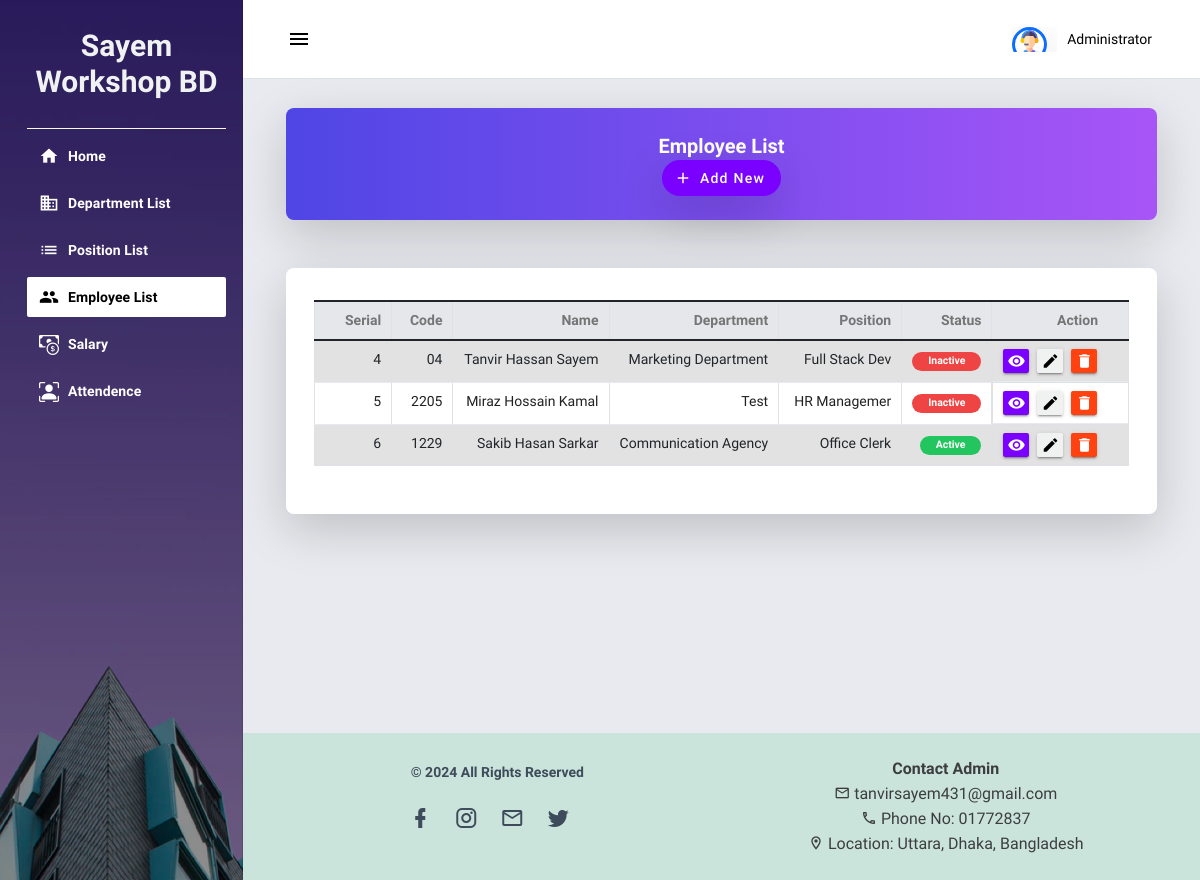
Page /employees (signed in) on the committed database.
### employee_information/models.py (models this page shows, shortened)
class Employees(models.Model):
    code = models.CharField(max_length=100,blank=True)
    firstname = models.TextField()
    middlename = models.TextField(blank=True,null= True)
    lastname = models.TextField()
    gender = models.TextField(blank=True,null= True)
    dob = models.DateField(blank=True,null= True)
    contact = models.TextField()
    address = models.TextField()
    email = models.TextField()
    department_id = models.ForeignKey(Department, on_delete=models.CASCADE)
    position_id = models.ForeignKey(Position, on_delete=models.CASCADE)
    date_hired = models.DateField()
    salary = models.FloatField(default=0)
    status = models.IntegerField()
    date_added = models.DateTimeField(default=timezone.now)
    date_updated = models.DateTimeField(auto_now=True)

class Department(models.Model):
    name = models.TextField()
    description = models.TextField()
    status = models.IntegerField()
    date_added = models.DateTimeField(default=timezone.now)
    date_updated = models.DateTimeField(auto_now=True)
    def __str__(self):
        return self.name

class Position(models.Model):
    name = models.TextField()
    description = models.TextField()
    status = models.IntegerField()
    date_added = models.DateTimeField(default=timezone.now)
    date_updated = models.DateTimeField(auto_now=True)
    def __str__(self):
        return self.name

### employee_information/views.py (the view)
# urls.py: path('employees', views.employees, name="employee-page"),
@login_required
def employees(request):
    employee_list = Employees.objects.all()
    context = {
        'page_title':'Employees',
        'employees':employee_list,
    }
    return render(request, 'employee_information/employees.html',context)

### employee_information/templates/employee_information/employees.html (shortened to what this page needs)
{% extends "employee_information/base.html" %}
{% block pageContent %}
<div class="mdc-layout-grid__cell stretch-card mdc-layout-grid__cell--span-12 mb-4">
    <div class="mdc-card py-4 px-4 bg-gradient-to-r from-indigo-600 to-purple-500 text-white shadow-lg rounded-lg flex justify-between items-center">
        <h4 class="text-xl font-semibold">Employee List</h4>
        <button class="mdc-button mdc-button--raised btn-sm text-white bg-green-500 hover:bg-green-600 rounded-full shadow-lg" id="create_new">
            <i class="material-icons mdc-button__icon">add</i><span>Add New</span>
        </button>
    </div>
</div>
<div class="mdc-layout-grid__cell stretch-card mdc-layout-grid__cell--span-12">
    <div class="mdc-card shadow-lg rounded-lg overflow-hidden">
        <div class="table-responsive">
            <table class="table table-striped table-bordered text-center">
                <colgroup>
                    <col width="5%">
                    <col width="15%">
                    <col width="20%">
                    <col width="20%">
                    <col width="20%">
                    <col width="10%">
                    <col width="10%">
                </colgroup>
                <thead class="bg-gray-200">
                    <tr>
                        <th class="py-2 fw-bolder ">Serial</th>
                        <th class="py-2 fw-bolder ">Code</th>
                        <th class="py-2 fw-bolder ">Name</th>
                        <th class="py-2 fw-bolder ">Department</th>
                        <th class="py-2 fw-bolder ">Position</th>
                        <th class="py-2 fw-bolder ">Status</th>
                        <th class="py-2 fw-bolder ">Action</th>
                    </tr>
                </thead>
                <tbody>
                    {% for employee in employees %}
                    <tr class="border-b hover:bg-gray-100 transition duration-200">
                        <td class="py-2">{{ employee.id }}</td>
                        <td class="py-2">{{ employee.code }}</td>
                        <td class="py-2">{{ employee.firstname }} {{ employee.middlename }} {{ employee.lastname }}</td>
                        <td class="py-2">{{ employee.department_id }}</td>
                        <td class="py-2">{{ employee.position_id }}</td>
                        <td class="py-2">
                            {% if employee.status == 1 %}
                            <span class="badge bg-green-500 text-white rounded-full px-3 py-1">Active</span>
                            {% else %}
                            <span class="badge bg-red-500 text-white rounded-full px-3 py-1">Inactive</span>
                            {% endif %}
                        </td>
                        <td class="py-2 flex justify-center space-x-2">
                            <button class="mdc-button mdc-button--raised p-1 icon-button mdc-ripple-upgraded view-data" type="button" data-id="{{ employee.pk }}" title="View Details">
                                <i class="material-icons mdc-button__icon">visibility</i>
                            </button>
                            <button class="mdc-button mdc-button--raised p-1 icon-button filled-button--light mdc-ripple-upgraded edit-data" type="button" data-id="{{ employee.pk }}" title="Edit">
                                <i class="material-icons mdc-button__icon">edit</i>
                            </button>
                            <button class="mdc-button mdc-button--raised p-1 icon-button filled-button--danger mdc-ripple-upgraded delete-data" type="button" data-id="{{ employee.pk }}" title="Delete">
                                <i class="material-icons mdc-button__icon">delete</i>
                            </button>
                        </td>
                    </tr>
                    {% endfor %}
                </tbody>
            </table>
        </div>
    </div>
</div>
{% endblock pageContent %}

### employee_information/templates/employee_information/base.html (shortened to what this page needs)
{% load static %}
<!DOCTYPE html>
<html lang="en">
<head>
    <link rel="stylesheet" href="{% static 'employee_information/assets/default/css/style.css' %}">
    <link rel="stylesheet" href="{% static 'employee_information/assets/bootstrap/css/bootstrap.min.css' %}">
    <link rel="stylesheet" href="{% static 'employee_information/assets/material-admin/vendors/mdi/css/materialdesignicons.min.css' %}">
    <link rel="stylesheet" href="{% static 'employee_information/assets/material-admin/vendors/css/vendor.bundle.base.css' %}">
    <link rel="stylesheet" href="{% static 'employee_information/assets/material-admin/vendors/flag-icon-css/css/flag-icon.min.css' %}">
    <link rel="stylesheet" href="{% static 'employee_information/assets/material-admin/vendors/jvectormap/jquery-jvectormap.css' %}">
     <script src="https://cdn.tailwindcss.com"></script>
     <link href="https://cdn.jsdelivr.net/npm/tailwindcss@2.2.19/dist/tailwind.min.css" rel="stylesheet">
    <link rel="stylesheet" href="https://cdn.jsdelivr.net/npm/bootstrap-icons@1.7.2/font/bootstrap-icons.css">
    <link rel="stylesheet" href="{% static 'employee_information/assets/material-admin/css/demo/style.css' %}">
</head>
<body>
    <div class="body-wrapper">
        {% block navigation %} {% include "employee_information/navigation.html" %} {% endblock navigation %}
        <div class="main-wrapper mdc-drawer-app-content">
            {% block TopNavigation %} {% include "employee_information/TopNavigation.html" %} {% endblock TopNavigation %}
            <div class="page-wrapper mdc-toolbar-fixed-adjust">
                <main class="content-wrapper">
                    <div class="mdc-layout-grid">
                        <div class="mdc-layout-grid__inner">
                            {% block pageContent %} {% endblock pageContent %}
                        </div>
                    </div>
                </main>
                <footer class="py-4" style="background-color: #CAE4DB; color: #3d3d3f;">
                    <div class="container">
                        <div class="row align-items-center">
                            <div class="col-md-6 text-center text-md-start mb-3 mb-md-0">
                                <span class="text-extrabold">
                                    <a href="#" target="_blank" class="text-dark fw-bold">&copy; {% now 'Y' %} All Rights Reserved</a>
                                </span>
                                <div class="mt-3">
                                    <a href="https://facebook.com" target="_blank" class="text-dark me-3 fs-4">
                                        <i class="mdi mdi-facebook"></i>
                                    </a>
                                    <a href="https://instagram.com" target="_blank" class="text-dark me-3 fs-4">
                                        <i class="mdi mdi-instagram"></i>
                                    </a>
                                    <a href="mailto:tanvirsayem431@gmail.com" class="text-dark me-3 fs-4">
                                        <i class="mdi mdi-email-outline"></i>
                                    </a>
                                    <a href="https://twitter.com" target="_blank" class="text-dark me-3 fs-4">
                                        <i class="mdi mdi-twitter"></i>
                                    </a>
                                </div>
                            </div>
                            <div class="col-md-6 text-center text-md-end">
                                <span class="d-block fw-bold">Contact Admin</span>
                                <span class="d-block">
                                    <i class="mdi mdi-email-outline"></i> tanvirsayem431@gmail.com
                                </span>
                                <span class="d-block">
                                    <i class="mdi mdi-phone-outline"></i> Phone No: 01772837
                                </span>
                                <span class="d-block">
                                    <i class="mdi mdi-map-marker-outline"></i> Location: Uttara, Dhaka, Bangladesh
                                </span>
                            </div>
                        </div>
                    </div>
                </footer>
            </div>
        </div>
    </div>
</body>
</html>

### employee_information/templates/employee_information/navigation.html
{% load static %}
<aside class="mdc-drawer mdc-drawer--dismissible mdc-drawer--open"  >
    <div class="mdc-drawer__header border-bottom border-light">
        <a href="{% url 'home-page' %}" class="brand-logo text-decoration-none ">
            <h1 class="text-center text-light fw-bolder  text-3xl">Sayem Workshop BD</h1>
        </a>
    </div>
    <div class="mdc-drawer__content">
        <div class="mdc-list-group">
            <nav class="mdc-list mdc-drawer-menu">
                <div class="mdc-list-item mdc-drawer-item">
                    <a class="mdc-drawer-link fw-bold" href="{% url 'home-page' %}">
                        <i class="material-icons mdc-list-item__start-detail mdc-drawer-item-icon" aria-hidden="true">home</i> Home
                    </a>
                </div>
                <div class="mdc-list-item mdc-drawer-item">
                    <a class="mdc-drawer-link fw-bold" href="{% url 'department-page' %}">
                        <i class="material-icons mdc-list-item__start-detail mdc-drawer-item-icon" aria-hidden="true">business</i> Department List
                    </a>
                </div>
                <div class="mdc-list-item mdc-drawer-item">
                    <a class="mdc-drawer-link fw-bold" href="{% url 'position-page' %}">
                        <i class="material-icons mdc-list-item__start-detail mdc-drawer-item-icon" aria-hidden="true">list</i> Position List
                    </a>
                </div>
                <div class="mdc-list-item mdc-drawer-item">
                    <a class="mdc-drawer-link fw-bold" href="{% url 'employee-page' %}">
                        <i class="material-icons mdc-list-item__start-detail mdc-drawer-item-icon" aria-hidden="true">group</i> Employee List
                    </a>
                </div>
                <div class="mdc-list-item mdc-drawer-item">
                    <a class="mdc-drawer-link fw-bold" href="{% url 'salary' %}">
                        <i class="material-icons mdc-list-item__start-detail mdc-drawer-item-icon bi bi-cash-coin " aria-hidden="true"></i>Salary
                    </a>
                </div>
                <div class="mdc-list-item mdc-drawer-item">
                    <a class="mdc-drawer-link fw-bold " href="{% url 'attendence' %}">
                        <i class="material-icons mdc-list-item__start-detail mdc-drawer-item-icon bi bi-person-bounding-box" aria-hidden="true"></i> Attendence
                    </a>
                </div>
            </nav>
        </div>
    </div>
</aside>

### employee_information/templates/employee_information/topNavigation.html (shortened to what this page needs)
{% load static %}
<header class="mdc-top-app-bar border-bottom shadow">
    <div class="mdc-top-app-bar__row">
        <div class="mdc-top-app-bar__section mdc-top-app-bar__section--align-start">
            <button class="material-icons mdc-top-app-bar__navigation-icon mdc-icon-button sidebar-toggler">menu</button>
        </div>
        <div class="mdc-top-app-bar__section mdc-top-app-bar__section--align-end mdc-top-app-bar__section-right">
            <div class="menu-button-container menu-profile d-none d-md-block">
                <button class="mdc-button mdc-menu-button">
                    <span class="d-flex align-items-center">
                        <span class="figure">
                            <img src="{% static 'employee_information/assets/material-admin/images/faces/rez.png' %}" alt="user" class="user rounded-circle border border-3 border-primary shadow-lg profile-avatar" style="width: 35px; height: 35px; object-fit: cover;">
                        </span>
                        <span class="user-name">{{ user.first_name }}</span>
                    </span>
                </button>
            </div>
        </div>
    </div>
</header>

### static/employee_information/assets/default/css/style.css (style rules this page uses)
html, body { height: 100%; width: 100%; }
.body-wrapper .main-wrapper .page-wrapper .content-wrapper { min-height: calc(100vh - 84px - 62px) !important; }

### employee_information/templates/employee_information/topNavigation.html (style rules this page uses)
.mdc-top-app-bar { background-color: #fff; color: #333; font-family: 'Inter', sans-serif; transition: box-shadow 0.3s ease-in-out; }
.mdc-top-app-bar__section--align-start button { transition: transform 0.3s ease; }
.profile-avatar { border-radius: 50%; transition: transform 0.3s ease, box-shadow 0.3s ease; }
.user-name { color: #804FEF; font-weight: 600; margin-left: 10px; font-size: 16px; transition: color 0.3s ease; }
.mdc-top-app-bar.shadow { box-shadow: 0 4px 8px rgba(0, 0, 0, 0.1); }
.sidebar-toggler { transition: transform 0.3s ease; }

### rows in the picture
Employees: id "4", code "04", firstname "Tanvir", middlename "Hassan", lastname "Sayem", department_id "Marketing Department", position_id "Full Stack Dev", status "Inactive"
Employees: id "5", code "2205", firstname "Miraz", middlename "Hossain", lastname "Kamal", department_id "Test", position_id "HR Managemer", status "Inactive"
Employees: id "6", code "1229", firstname "Sakib", middlename "Hasan", lastname "Sarkar", department_id "Communication Agency", position_id "Office Clerk", status "Active"

### other values in the picture
{{ user.first_name }} "Administrator"
